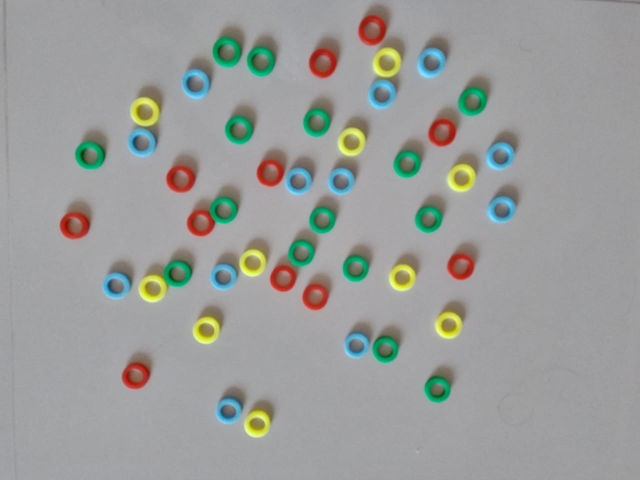
#> input picture tarefa-6/img/2.jpg, 1280 x 960 px (shown at 1/2 size)
$ python circle2.py
#> lines starting #> are read from the running program, lines starting #| are printed output that depends on the picture; after the words box and inside, x2 and y2 are one past the last pixel; in counts of white or black regions, pixels touching at a corner belong together
import cv2 as cv
import numpy as np
from matplotlib import pyplot as plt

vermelho = [43, 53, 194]#2#5
amarelo = [46, 224, 213]#32#66
verde = [115, 174, 3]##160
azul = [210, 179, 82]#96#193

vermelhoo = cv.cvtColor((np.uint8([[vermelho]])), cv.COLOR_BGR2HSV)
amareloo = cv.cvtColor((np.uint8([[amarelo]])), cv.COLOR_BGR2HSV)
verdee = cv.cvtColor((np.uint8([[verde]])), cv.COLOR_BGR2HSV)
azull = cv.cvtColor((np.uint8([[azul]])), cv.COLOR_BGR2HSV)

# [4 lines of commented-out code are left out]


vm = vermelhoo[0][0][0]
am = amareloo[0][0][0]
vd = verdee[0][0][0]
az = azull[0][0][0]

# print(vm, am, vd, az)

def choosecolor (valorhsv):
    #sobre 2 menos 1

    h = int(valorhsv[0])

    dist = [0,0,0,0]

    # print("aaaa")
    # print('this is our h: ' + str(h))

    dist[0] = np.uint8(abs(int(h) - int(vm)))
    dist[1] = np.uint8(abs(int(h) - int(am)))
    dist[2] = np.uint8(abs(int(h) - int(vd)))
    dist[3] = np.uint8(abs(int(h) - int(az)))

    # print("bbbb")

    a = min(dist)
    # print(dist)

    # print(dist)

    # print("current color (" + str(valorhsv[0]) + ", " + str(valorhsv[1]) + ", " + str(valorhsv[2]) + ") is closer to the color of index " + str(dist.index(a)) + " (" + str(a) + " units away)")

    return dist.index(a)


def getcolor (img, c1):

    # for c in circulos[0, :]:

    c = (int(c1[0]),int(c1[1]),int(c1[2]))

    r = int(c[2])
    hues = [0,0,0,0]
    # print(img.shape)

    for i in range(-1*r, r):
        for j in range(-1*r, r):
            if (c[0] + i < 0 or c[0] + i >= img.shape[1] or c[1] + j < 0 or c[1] + j >= img.shape[0]):
                continue
            dist = np.sqrt((i)**2 + (j)**2)
            # print("cheguei aqui 3 e a dist eh igual a " + str(dist))
            if int(dist) <= r and int(dist) >= r*2/3 : # ta dentro da area

                # print('estou no pixel ('+ str(c[1]+j) +', ' + str(c[0]+i) + ')')
                # hues[choosecolor(img[c[0] + i][c[1] + j])]+=1
                # print('cor: ' + str(img[c[1] + j][c[0] + i]))
                a = np.uint8([[img[c[1] + j][c[0] + i]]])
                a = cv.cvtColor(a, cv.COLOR_BGR2HSV)
                # print(a)
                # img[c[1] + j][c[0] + i] = [0, 0, 0]
                if (a[0][0][1] > 15): # se eh suficientemente longe do gray
                #     # print(img[c[0] + i][c[1] + j])
                #     # print(c[0] + i)
                #     # print(c[1] + j)
                    hues[choosecolor(a[0][0])]+=1
                # print()
    # print(hues)
    # print(hues)

    return hues.index(max(hues))


filepath = "../img/2.jpg"
img = cv.imread(filepath)
#> img is the input picture: shape (960, 1280, 3); mean B, G, R 154.4, 156.8, 154.9
# img = cv.cvtColor(img, cv.COLOR_BGR2RGB)
# print(img[815][449][0], img[815][449][1], img[815][449][2])
imghsv = cv.cvtColor(img, cv.COLOR_RGB2HSV)
#> imghsv: shape (960, 1280, 3); mean H, S, V 33.3, 20.5, 161.8
# hue vai nos ajudar mais do que rgb!
imgray = cv.cvtColor(img, cv.COLOR_RGB2GRAY)
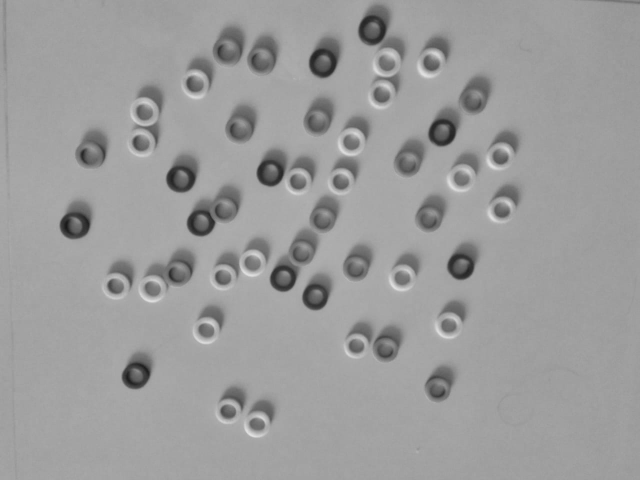
#> imgray: shape (960, 1280) (shown at 1/2 size); min 24, max 229, mean 156
imgray = cv.GaussianBlur(imgray, (7, 7), 2.0)

circulos = cv.HoughCircles(imgray, cv.HOUGH_GRADIENT, 1, 16, param1=50, param2=25, minRadius=17, maxRadius=32)
#> circulos = 48 rows, first 8: [539.5, 345.5, 26.6], [304.5, 577.5, 27.5], [645.5, 125.5, 28.8], [921.5, 532.5, 26.2], [361.5, 356.5, 28.1], [883.5, 263.5, 27.5], [896.5, 650.5, 26.8], [595.5, 362.5, 26.8]

circulos = np.uint16(np.around(circulos))
#> circulos = 48 rows, first 8: [540, 346, 27], [304, 578, 28], [646, 126, 29], [922, 532, 26], [362, 356, 28], [884, 264, 28], [896, 650, 27], [596, 362, 27]
# print(circulos.shape)
# circulosinternos = np.uint16(np.around(circulosinternos))
# print(circulosinternos.shape)

imgfinal = img

# imgfinalinternos = img.copy()

cores = [0,0,0,0]

for i in circulos[0, :]:
    a = getcolor(imgfinal, i)
    cor = (0,0,0)
    # s = "a cor selecionada foi: "
    match a:
        case 0:
            cor = (54, 54, 255)
            cores[0]+=1
        case 1:
            cor = (50, 255, 255)
            cores[1]+=1
            # print(s + "amarelo")
        case 2:
            cor = (81, 255, 54)
            cores[2]+=1
            # print(s + "verde")
        case 3:
            cor = (255, 108, 54)
            cores[3]+=1
            # print(s + "azul")

    cv.circle(imgfinal, (i[0], i[1]), i[2], cor, 1)

    cv.circle(imgfinal, (i[0], i[1]), int(np.around(2*i[2]/3)), cor, 1)

    cv.circle(imgfinal, (i[0],i[1]), 2, cor, 3)
#> this loop made 48 passes
#> i on passes 2 to 13: [304, 578, 28], [646, 126, 29], [922, 532, 26], [362, 356, 28], [884, 264, 28], [896, 650, 27], [596, 362, 27], [680, 364, 27], [566, 558, 26], [744, 60, 29], [926, 354, 25], [704, 282, 27]
#> (c in getcolor, r in getcolor, a) on pass 1: ((540, 346, 27), 27, 0)
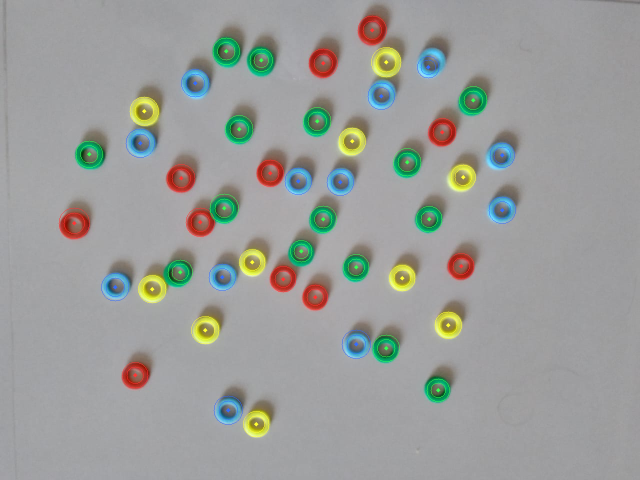
#> imgfinal: shape (960, 1280, 3) (shown at 1/2 size); 1.14% of pixels changed, all inside (x1, y1, x2, y2) = (117, 31, 1032, 875)


# for i in circulosinternos[0, :]:
#     cv.circle(imgfinalinternos, (i[0], i[1]), i[2], (0, 255, 0), 1)

#     cv.circle(imgfinalinternos, (i[0],i[1]), 2, (0, 0, 255), 3)

print('-------------CORES-------------')
print('vermelho: ' + str(cores[0]))
print('amarelo: ' + str(cores[1]))
print('verde: ' + str(cores[2]))
print('azul: ' + str(cores[3]))
# print(cores)

# imgfinal = cv.cvtColor(imgfinal, cv.COLOR_BGR2RGB)
plt.imshow(imgfinal)
cv.imwrite('../results/2-result.png', imgfinal)

$ run again, with tarefa-6/img/1.jpg copied over tarefa-6/img/2.jpg
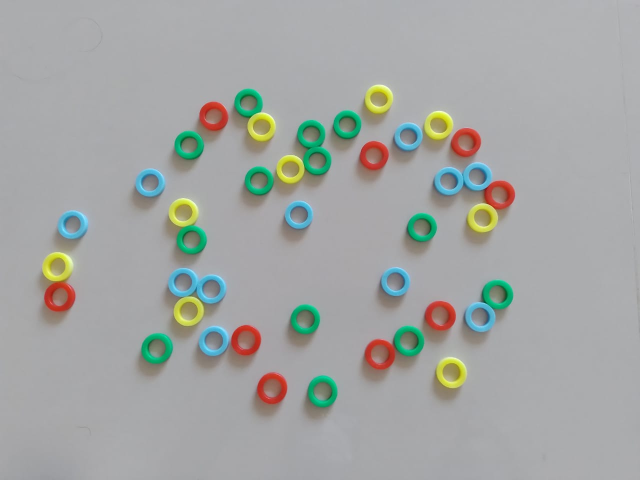
#> input picture tarefa-6/img/1.jpg, 1280 x 960 px (shown at 1/2 size)
#> img is the input picture: shape (960, 1280, 3); mean B, G, R 163.7, 165.7, 163.2
#> imghsv: shape (960, 1280, 3); mean H, S, V 31.3, 19.9, 170.9
#> `imgray = cv.cvtColor(img, cv.COLOR_RGB2GRAY)`:
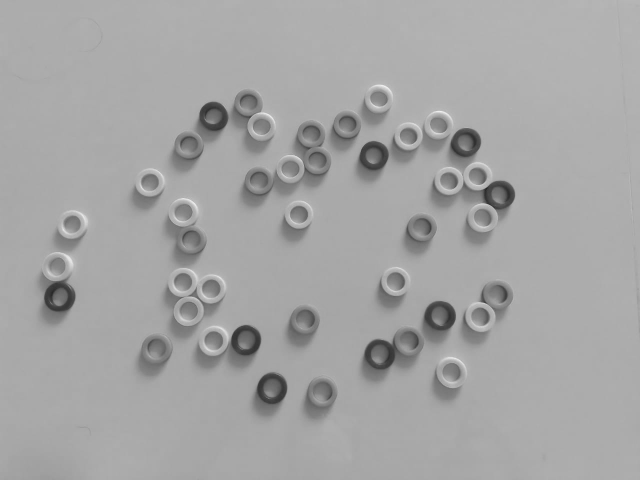
#> imgray: shape (960, 1280) (shown at 1/2 size); min 32, max 246, mean 164.7
#> `circulos = cv.HoughCircles(imgray, cv.HOUGH_GRADIENT, 1, 16, param1=50..`: circulos = 42 rows, first 8: [879.5, 632.5, 31.4], [118.5, 592.5, 31.4], [962.5, 631.5, 31.4], [842.5, 456.5, 29.2], [544.5, 776.5, 31.4], [965.5, 435.5, 29.9], [375.5, 622.5, 29.2], [580.5, 339.5, 25.7]
#> `circulos = np.uint16(np.around(circulos))`: circulos = 42 rows, first 8: [880, 632, 31], [118, 592, 31], [962, 632, 31], [842, 456, 29], [544, 776, 31], [966, 436, 30], [376, 622, 29], [580, 340, 26]
#> the loop `for i in circulos[0, :]:` made 42 passes
#> after the loop `for i in circulos[0, :]:`:
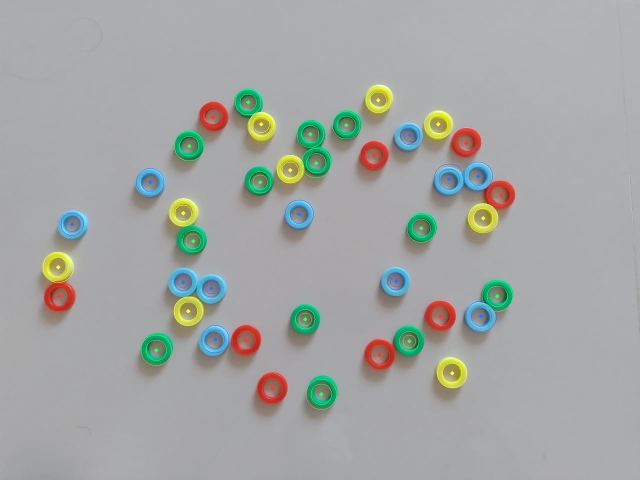
#> imgfinal: shape (960, 1280, 3) (shown at 1/2 size); 1% of pixels changed, all inside (x1, y1, x2, y2) = (85, 175, 1031, 820)

$ run again, with tarefa-6/img/3.jpg copied over tarefa-6/img/2.jpg
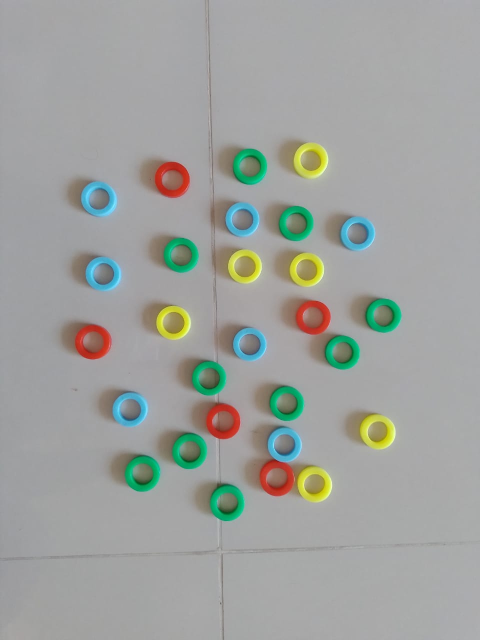
#> input picture tarefa-6/img/3.jpg, 960 x 1280 px (shown at 1/2 size)
#> img is the input picture: shape (1280, 960, 3); mean B, G, R 157.9, 161.5, 158.8
#> imghsv: shape (1280, 960, 3); mean H, S, V 34.3, 19.6, 165.7
#> `imgray = cv.cvtColor(img, cv.COLOR_RGB2GRAY)`:
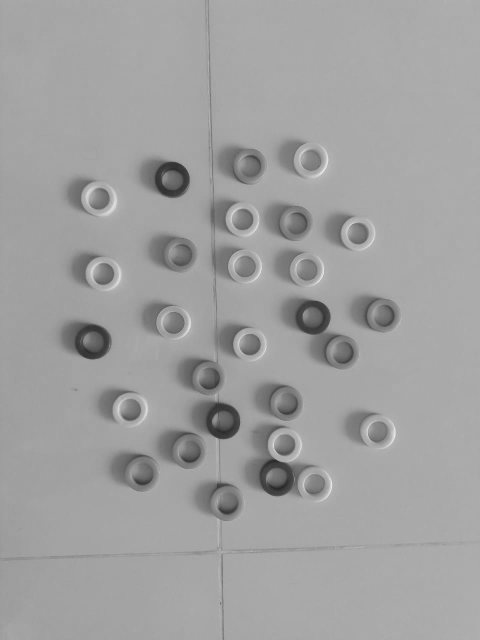
#> imgray: shape (1280, 960) (shown at 1/2 size); min 34, max 242, mean 160.1
#> `circulos = cv.HoughCircles(imgray, cv.HOUGH_GRADIENT, 1, 16, param1=50..`: circulos = 28 rows, first 8: [497.5, 687.5, 31.4], [482.5, 438.5, 31.4], [487.5, 531.5, 31.4], [619.5, 318.5, 31.4], [344.5, 644.5, 31.4], [613.5, 539.5, 21], [591.5, 445.5, 31.4], [259.5, 819.5, 21.6]
#> `circulos = np.uint16(np.around(circulos))`: circulos = 28 rows, first 8: [498, 688, 31], [482, 438, 31], [488, 532, 31], [620, 318, 31], [344, 644, 31], [614, 540, 21], [592, 446, 31], [260, 820, 22]
#> the loop `for i in circulos[0, :]:` made 28 passes
#> after the loop `for i in circulos[0, :]:`:
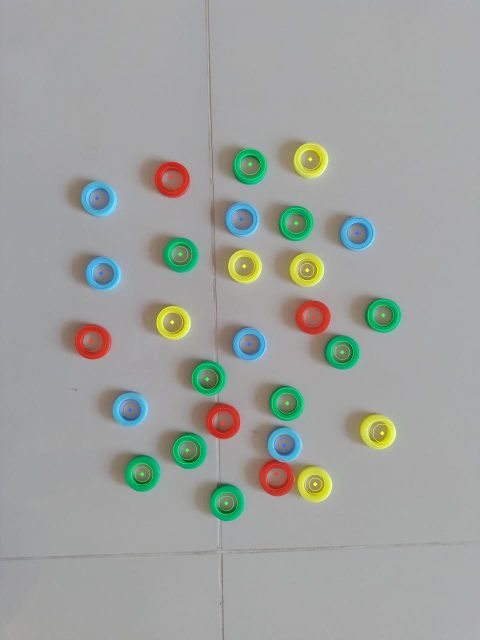
#> imgfinal: shape (1280, 960, 3) (shown at 1/2 size); 0.68% of pixels changed, all inside (x1, y1, x2, y2) = (151, 287, 798, 1030)

$ run again, with tarefa-6/img/4.jpg copied over tarefa-6/img/2.jpg
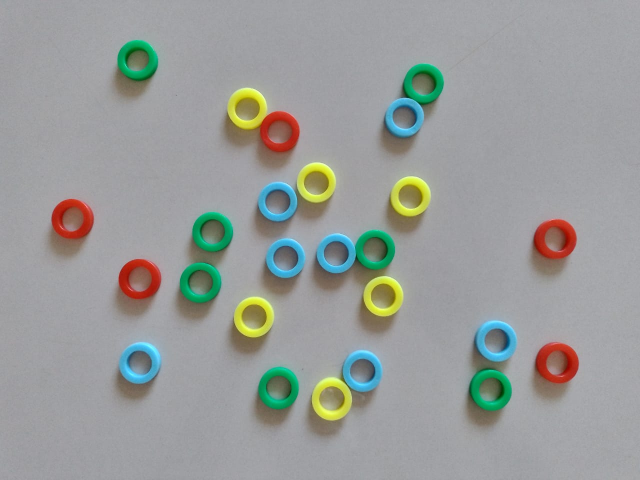
#> input picture tarefa-6/img/4.jpg, 1280 x 960 px (shown at 1/2 size)
#> img is the input picture: shape (960, 1280, 3); mean B, G, R 154, 156, 153.2
#> imghsv: shape (960, 1280, 3); mean H, S, V 42.3, 26.7, 162.9
#> `imgray = cv.cvtColor(img, cv.COLOR_RGB2GRAY)`:
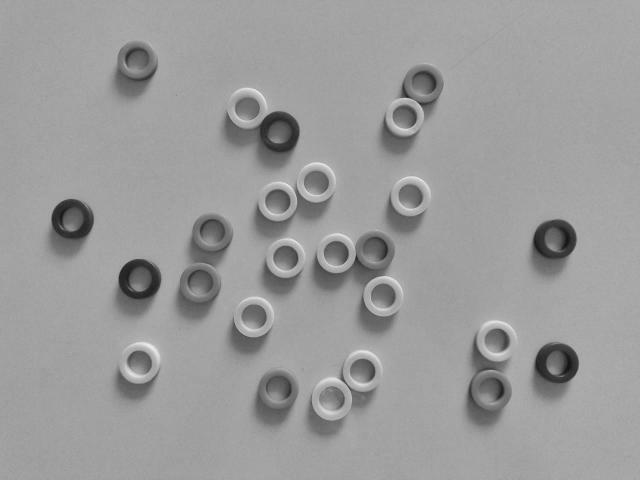
#> imgray: shape (960, 1280) (shown at 1/2 size); min 17, max 245, mean 155.1
#> `circulos = cv.HoughCircles(imgray, cv.HOUGH_GRADIENT, 1, 16, param1=50..`: circulos = 25 rows, first 8: [571.5, 515.5, 24.3], [508.5, 632.5, 24.6], [766.5, 591.5, 24.3], [672.5, 506.5, 24.3], [276.5, 728.5, 27.9], [750.5, 498.5, 25.1], [554.5, 405.5, 27.1], [725.5, 742.5, 25.1]
#> `circulos = np.uint16(np.around(circulos))`: circulos = 25 rows, first 8: [572, 516, 24], [508, 632, 25], [766, 592, 24], [672, 506, 24], [276, 728, 28], [750, 498, 25], [554, 406, 27], [726, 742, 25]
#> the loop `for i in circulos[0, :]:` made 25 passes
#> after the loop `for i in circulos[0, :]:`:
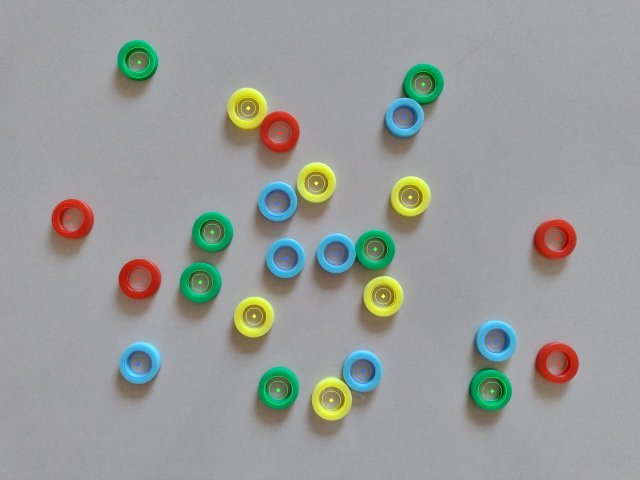
#> imgfinal: shape (960, 1280, 3) (shown at 1/2 size); 0.57% of pixels changed, all inside (x1, y1, x2, y2) = (105, 93, 1145, 830)
